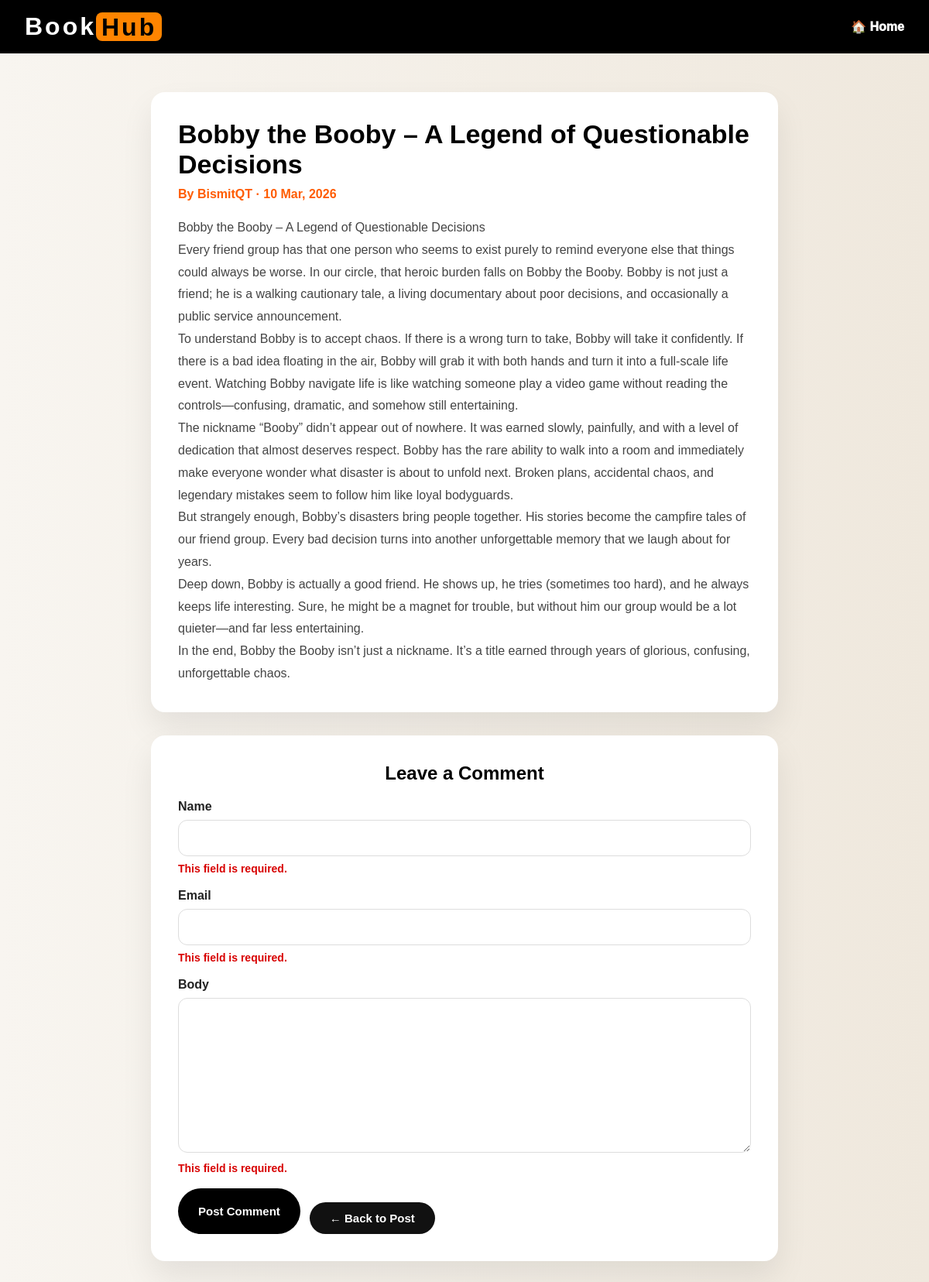
The page /12/comment/ on the database its author committed.
### blog/models.py (models this page shows, shortened)
class Post(models.Model):
    class Status(models.TextChoices):
        DRAFT='DF','DRAFT'
        PUBLISHED='PB','PUBLISHED'
    title=models.CharField(max_length=200)
    content=models.TextField()
    author=models.ForeignKey(settings.AUTH_USER_MODEL, on_delete=models.CASCADE, related_name='blog_post')
    slug=models.SlugField(unique_for_date='publish')
    created_at=models.DateTimeField(auto_now_add=True)
    updated_at=models.DateTimeField(auto_now=True)
    publish=models.DateTimeField(default=timezone.now)
    status=models.CharField(max_length=10,choices=Status.choices, default=Status.DRAFT)
    objects = models.Manager()
    published = PublishedManager()
    def get_absolute_url(self):
        return reverse('post_detail', kwargs={'id': self.id, 'year': self.created_at.year, 'month': self.created_at.month, 'date': self.created_at.day})
    class Meta:
        ordering = ['-publish']

### blog/views.py (the view)
# urls.py: path('<int:post_id>/comment/', views.post_comment, name='post_comment')
def post_comment(request, post_id):
    post = get_object_or_404( Post,id=post_id,status=Post.Status.PUBLISHED)
    comment = None
    form = CommentPostForm(data=request.POST)
    if form.is_valid():
        comment = form.save(commit=False)
        comment.post = post
        comment.save()
    return render(request,'blog/comment.html',{'post': post,'form': form,'comment': comment})

### blog/forms.py
class CommentPostForm(forms.ModelForm):
    class Meta:
        model=Comment
        fields = ['name','email','body']

### blog/templates/blog/comment.html (shortened to what this page needs)
{% extends "blog/base.html" %}
{% load static %}
{% block content %}
<header>
    <div class="logo">Book<span class="hub">Hub</span></div>
    <a href="{% url 'home' %}">🏠 Home</a>
</header>
<div class="container">
    <div class="card">
        <div class="post-title">{{ post.title }}</div>
        <div class="post-meta">
            By {{ post.author }} · {{ post.created_at|date:"d M, Y" }}
        </div>
        <div class="post-content">
            {{ post.content|linebreaks }}
        </div>
    </div>
    <div class="card">
        <h2 class="section-title">Leave a Comment</h2>
        {% if comment %}
            <div class="success-box">
                Your comment has been added successfully.
            </div>
            <div class="comment-preview">
                <h4>Comment Preview</h4>
                <p><strong>{{ comment.name }}</strong></p>
                <p>{{ comment.body|linebreaks }}</p>
            </div>
        {% else %}
            <form method="post">
                {% for field in form %}
                    <div class="form-group">
                        <label for="{{ field.id_for_label }}">{{ field.label }}</label>
                        {{ field }}
                        {{ field.errors }}
                    </div>
                {% endfor %}
                <div class="actions">
                    <button type="submit" class="submit-btn">Post Comment</button>
                    <a href="{{ post.get_absolute_url }}" class="back-btn">← Back to Post</a>
                </div>
            </form>
        {% endif %}
    </div>
</div>
{% endblock %}

### rows shown on the page
Post: title "Bobby the Booby – A Legend of Questionable Decisions", author "BismitQT", created_at "10 Mar, 2026", content "Bobby the Booby – A Legend of Questionable Decisions Every friend group has that one person who seems to exist purely to remind everyone else that things could always be worse. In our circle, that heroic burden falls on Bobby the Booby. Bobby is not just a friend; he is a walking cautionary tale, a living documentary about poor decisions, and occasionally a public service announcement. To understand Bobby is to accept chaos. If there is a wrong turn to take, Bobby will take it confidently. If there is a bad idea floating in the air, Bobby will grab it with both hands and turn it into a full-scale life event. Watching Bobby navigate life is like watching someone play a video game without…"

### other values the page prints
{{ field.label }} "Name" "Email" "Body"
{{ field.errors }} "This field is required." "This field is required." "This field is required."
